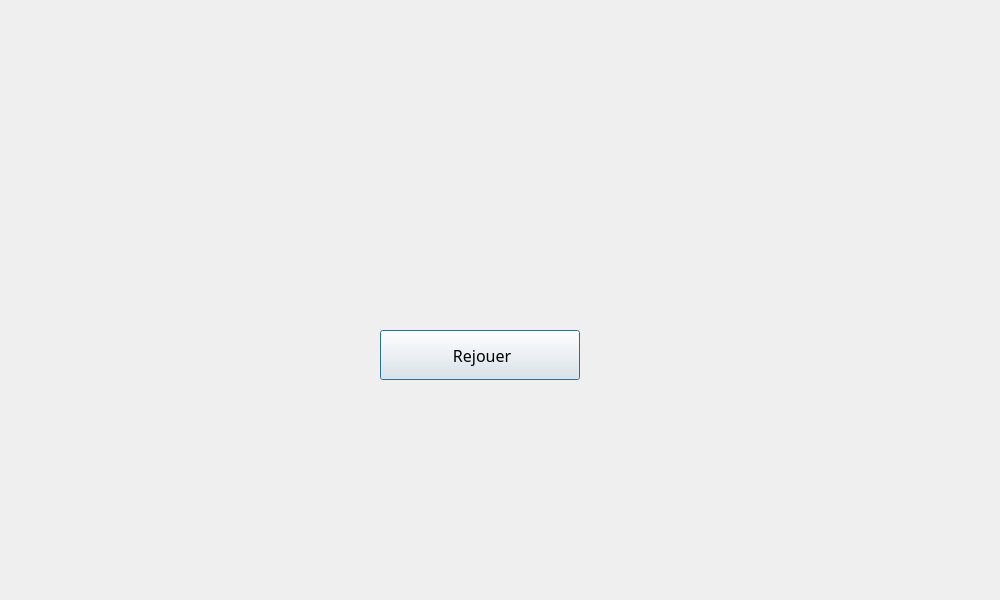
<?xml version="1.0" encoding="UTF-8"?>
<ui version="4.0">
 <class>Dialog</class>
 <widget class="QDialog" name="Dialog">
  <property name="geometry">
   <rect>
    <x>0</x>
    <y>0</y>
    <width>1000</width>
    <height>600</height>
   </rect>
  </property>
  <property name="windowTitle">
   <string>Dialog</string>
  </property>
  <widget class="QLabel" name="score_label">
   <property name="geometry">
    <rect>
     <x>180</x>
     <y>140</y>
     <width>620</width>
     <height>130</height>
    </rect>
   </property>
   <property name="font">
    <font>
     <family>Programme Bold</family>
     <pointsize>30</pointsize>
     <weight>50</weight>
     <bold>false</bold>
    </font>
   </property>
   <property name="text">
    <string/>
   </property>
   <property name="alignment">
    <set>Qt::AlignCenter</set>
   </property>
  </widget>
  <widget class="QPushButton" name="rejouerButton">
   <property name="geometry">
    <rect>
     <x>380</x>
     <y>330</y>
     <width>200</width>
     <height>50</height>
    </rect>
   </property>
   <property name="font">
    <font>
     <family>Programme Bold</family>
     <pointsize>12</pointsize>
    </font>
   </property>
   <property name="text">
    <string> Rejouer</string>
   </property>
   <property name="icon">
    <iconset>
     <normaloff>../assets/rejouer.png</normaloff>../assets/rejouer.png</iconset>
   </property>
  </widget>
  <widget class="QLabel" name="percentage_label">
   <property name="geometry">
    <rect>
     <x>250</x>
     <y>260</y>
     <width>481</width>
     <height>40</height>
    </rect>
   </property>
   <property name="font">
    <font>
     <family>Programme Regular</family>
     <pointsize>12</pointsize>
    </font>
   </property>
   <property name="text">
    <string/>
   </property>
   <property name="alignment">
    <set>Qt::AlignCenter</set>
   </property>
  </widget>
 </widget>
 <resources/>
 <connections/>
</ui>
